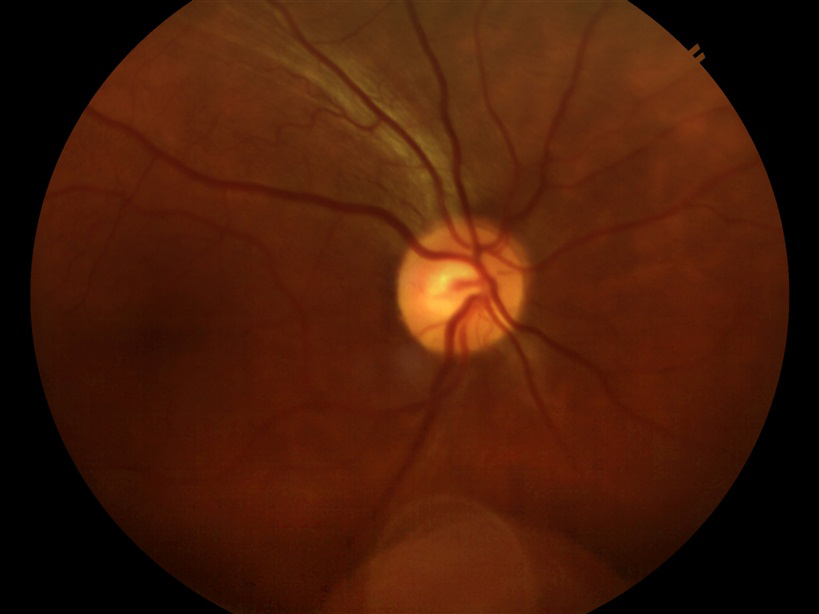
#> input picture tareas/Peorcitas/imagen1.png, 819 x 614 px, found by its file name; its folder holds only this picture in this run
$ jupyter execute Canny+CLAHE+THRES.ipynb
#> lines starting #> are read from the running program, lines starting #| are printed output that depends on the picture; after the words box and inside, x2 and y2 are one past the last pixel; in counts of white or black regions, pixels touching at a corner belong together
### ¿Qué es?
##### Es un flujo de trabajo (pipeline) de procesamiento de imágenes comúnmente utilizado en visión artificial para mejorar la detección de bordes y características en imágenes de baja calidad, con iluminación irregular o bajo contraste.

##### *CLAHE (Contrast Limited Adaptive Histogram Equalization):* Mejora el contraste local de la imagen, haciendo que las características ocultas sean más visibles sin amplificar el ruido excesivamente.
##### *Thresholding (Thres):* Binaria la imagen, convirtiéndola en blanco y negro (0 o 255) basado en un valor umbral, lo que ayuda a segmentar objetos del fondo.
##### *Canny (Canny Edge Detector):* Algoritmo avanzado que detecta los bordes de los objetos con alta precisión, reduciendo el ruido interno mediante filtros gaussianos y siguiendo contornos

[cell 1]
import os
import cv2
import numpy as np

# Directorio de entrada y salida
carpeta_imagenes = 'C:/Users/samir/OneDrive/Escritorio/Servicio/Bit-cora-de-laboratorio-Samira/tareas/Peorcitas'
carpeta_salida = r'C:\Users\samir\OneDrive\Escritorio\Servicio\Bit-cora-de-laboratorio-Samira\tareas\Salida_Canales_Completa'

# Crear la carpeta de salida si no existe
if not os.path.exists(carpeta_salida): #pregunta si existe
   os.makedirs(carpeta_salida) # si no existe la crea

# Crear un objeto CLAHE
clahe = cv2.createCLAHE(clipLimit=2.0, tileGridSize=(8, 8))

# Parámetros de Canny Edge Detection
lower_threshold = 30 # umbral bajo
upper_threshold = 70 # umbral alto

# Parámetros para Thresholding, Convierte la imagen en blanco y negro puro
umbral_min = 100  # Umbral mínimo de intensidad
umbral_max = 255  # Umbral máximo de intensidad

# Filtrar solo archivos de imagen
formatos_validos = (".jpg", ".png", ".jpeg")

# Iterar sobre todas las imágenes en la carpeta de entrada
for archivo_imagen in os.listdir(carpeta_imagenes):
    if archivo_imagen.endswith(formatos_validos):
        ruta_imagen = os.path.join(carpeta_imagenes, archivo_imagen)

        # Cargar la imagen en color
        imagen = cv2.imread(ruta_imagen)
#> imagen is the input picture: shape (614, 819, 3); mean B, G, R 8.1, 27.7, 71.6

        # Extraer solo el canal verde
        canal_verde = imagen[:, :, 1]

        # Aplicar CLAHE al canal verde, Le mejora el contraste al canal verde
        canal_verde_clahe = clahe.apply(canal_verde)

        # Aplicar thresholding sobre la imagen con CLAHE, El valor del umbral usado y La imagen resultante
        _, canal_verde_umbralizado = cv2.threshold(canal_verde_clahe, umbral_min, umbral_max, cv2.THRESH_BINARY)
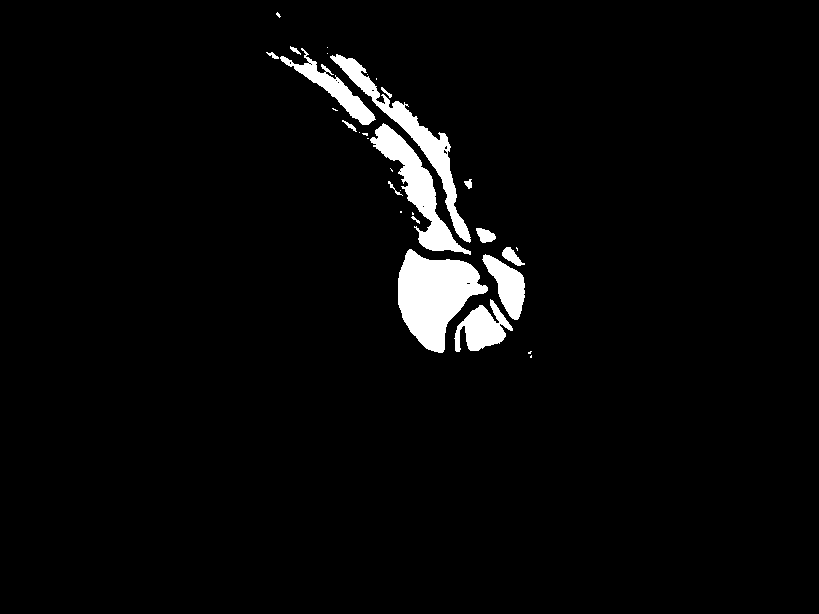
#> canal_verde_umbralizado: shape (614, 819); 3.5% white; 31 white regions (16 under 20 px), largest, box (x1, y1, x2, y2) and area: (398, 249, 488, 353) 5419, (370, 123, 471, 255) 3356, (330, 54, 471, 243) 3293

        # Aplicar Canny Edge Detection al canal verde con CLAHE,
        # Esto intenta resaltar los contornos, por ejemplo los bordes de vasos
        edges = cv2.Canny(canal_verde_umbralizado, lower_threshold, upper_threshold)
#> edges: shape (614, 819); 0.53% white in thin lines or dots, all inside (x1, y1, x2, y2) = (266, 12, 532, 358)

        # Convertir la imagen de bordes a BGR para combinarla con las otras
        edges_bgr = cv2.cvtColor(edges, cv2.COLOR_GRAY2BGR) # edges está en una sola capa (grises)
        # Pero la imagen original tiene 3 canales (BGR).Para poder unirlas bien con np.hstack, todas deben tener la misma forma
        # Entonces conviertes la imagen de grises a “falso color” BGR

        # Convertir el canal verde CLAHE a BGR para visualizarlo
        clahe_imagen_bgr = cv2.cvtColor(canal_verde_clahe, cv2.COLOR_GRAY2BGR)

        # Convertir el canal verde umbralizado a BGR para visualizarlo
        umbralizado_imagen_bgr = cv2.cvtColor(canal_verde_umbralizado, cv2.COLOR_GRAY2BGR)

        # Agregar el nombre en la imagen original
        cv2.putText(imagen, 'Original: ' + archivo_imagen, (10, 30), cv2.FONT_HERSHEY_SIMPLEX, 1, (255, 255, 255), 2)
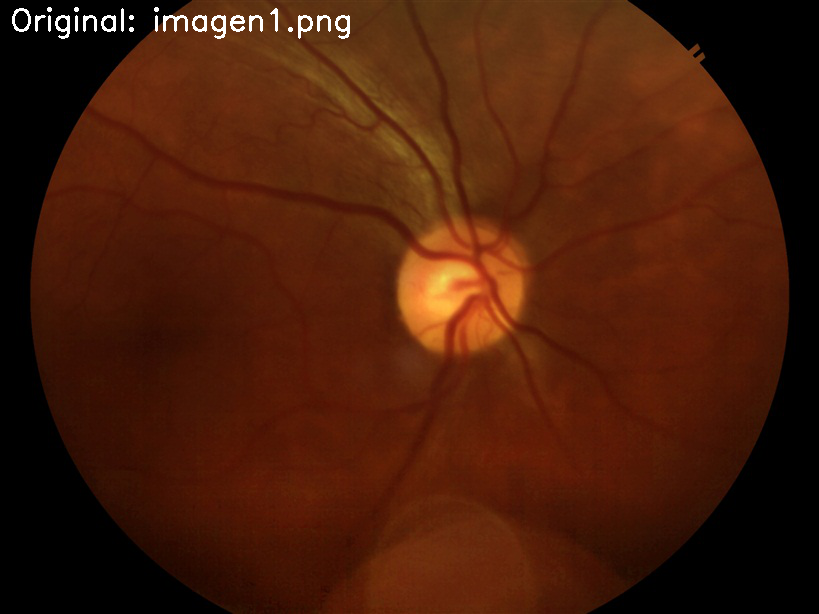
#> imagen: shape (614, 819, 3); 0.46% of pixels changed, all inside (x1, y1, x2, y2) = (12, 7, 350, 39)

        # Agregar el nombre en la imagen CLAHE del canal verde
        cv2.putText(clahe_imagen_bgr, 'CLAHE (Verde): ' + archivo_imagen, (10, 30), cv2.FONT_HERSHEY_SIMPLEX, 1, (255, 255, 255), 2)
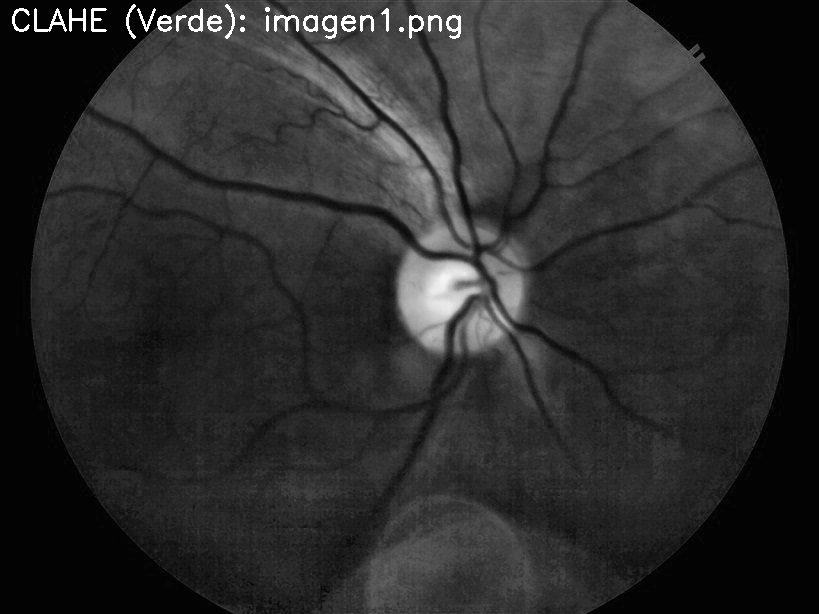
#> clahe_imagen_bgr: shape (614, 819, 3); min 2, max 255, mean 43.8

        # Agregar el nombre en la imagen umbralizada
        cv2.putText(umbralizado_imagen_bgr, 'Umbralizado (Verde CLAHE): ' + archivo_imagen, (10, 30), cv2.FONT_HERSHEY_SIMPLEX, 1, (255, 255, 255), 2)

        # Agregar el nombre en la imagen de bordes
        cv2.putText(edges_bgr, 'Canny (Verde Umbralizado): ' + archivo_imagen, (10, 30), cv2.FONT_HERSHEY_SIMPLEX, 1, (255, 255, 255), 2)
#> edges_bgr: shape (614, 819, 3); 1.4% white in thin lines or dots, all inside (x1, y1, x2, y2) = (12, 4, 667, 358)

        # Combinar la imagen original, CLAHE del canal verde, umbralizado y bordes horizontalmente
        imagen_combined = np.hstack((imagen, clahe_imagen_bgr, umbralizado_imagen_bgr, edges_bgr))

        # Guardar la imagen combinada en la carpeta de salida
        salida_path = os.path.join(carpeta_salida, f"comparacion_verde_{archivo_imagen}")
        cv2.imwrite(salida_path, imagen_combined)
        print(f"Imagen combinada guardada en: {salida_path}")

print("Procesamiento de imágenes completado.")

[cell 2]
# Crear la carpeta de salida si no existe
if not os.path.exists(carpeta_salida):
   os.makedirs(carpeta_salida)

# Crear un objeto CLAHE
clahe = cv2.createCLAHE(clipLimit=2.0, tileGridSize=(8, 8))

# Parámetros de Canny Edge Detection
lower_threshold = 30
upper_threshold = 70

# Parámetros para Thresholding
umbral_min = 100  # Umbral mínimo de intensidad
umbral_max = 255  # Umbral máximo de intensidad

# Filtrar solo archivos de imagen
formatos_validos = (".jpg", ".png", ".jpeg")

# Iterar sobre todas las imágenes en la carpeta de entrada
for archivo_imagen in os.listdir(carpeta_imagenes):
    if archivo_imagen.endswith(formatos_validos):
        ruta_imagen = os.path.join(carpeta_imagenes, archivo_imagen)

        # Cargar la imagen en color
        imagen = cv2.imread(ruta_imagen)

        # Extraer solo el canal azul
        canal_azul = imagen[:, :, 0]

        # Aplicar CLAHE al canal azul
        canal_azul_clahe = clahe.apply(canal_azul)

        # Aplicar thresholding sobre la imagen con CLAHE
        _, canal_azul_umbralizado = cv2.threshold(canal_azul_clahe, umbral_min, umbral_max, cv2.THRESH_BINARY)
#> canal_azul_umbralizado: shape (614, 819); 0.48% white; 10 white regions (9 under 20 px), largest, box (x1, y1, x2, y2) and area: (406, 262, 475, 321) 2379

        # Aplicar Canny Edge Detection al canal azul con CLAHE
        edges = cv2.Canny(canal_azul_umbralizado, lower_threshold, upper_threshold)
#> edges: shape (614, 819); 0.07% white in thin lines or dots, all inside (x1, y1, x2, y2) = (405, 262, 477, 322)

        # Convertir la imagen de bordes a BGR para combinarla con las otras
        edges_bgr = cv2.cvtColor(edges, cv2.COLOR_GRAY2BGR)

        # Convertir el canal azul CLAHE a BGR para visualizarlo
        clahe_imagen_bgr = cv2.cvtColor(canal_azul_clahe, cv2.COLOR_GRAY2BGR)

        # Convertir el canal azul umbralizado a BGR para visualizarlo
        umbralizado_imagen_bgr = cv2.cvtColor(canal_azul_umbralizado, cv2.COLOR_GRAY2BGR)

        # Agregar el nombre en la imagen original
        cv2.putText(imagen, 'Original: ' + archivo_imagen, (10, 30), cv2.FONT_HERSHEY_SIMPLEX, 1, (255, 255, 255), 2)

        # Agregar el nombre en la imagen CLAHE del canal azul
        cv2.putText(clahe_imagen_bgr, 'CLAHE (Azul): ' + archivo_imagen, (10, 30), cv2.FONT_HERSHEY_SIMPLEX, 1, (255, 255, 255), 2)
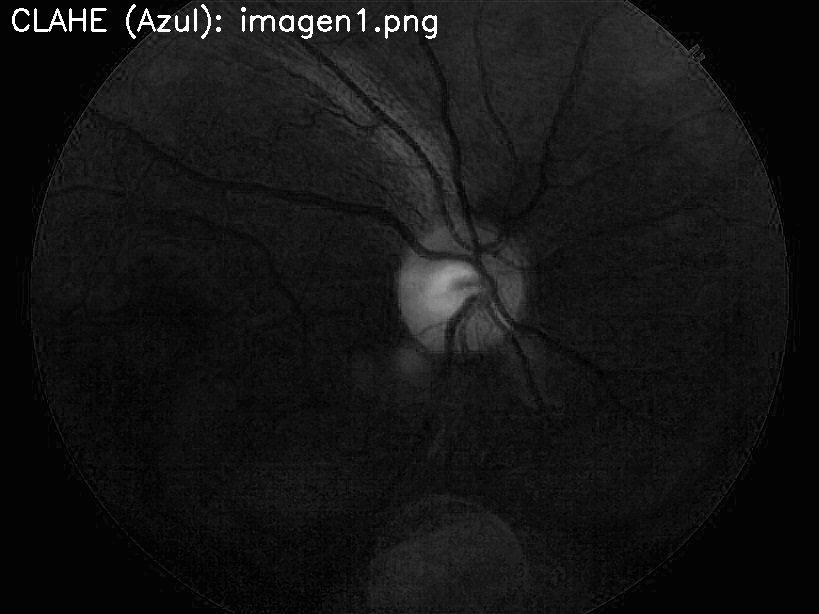
#> clahe_imagen_bgr: shape (614, 819, 3); min 1, max 255, mean 20.6

        # Agregar el nombre en la imagen umbralizada
        cv2.putText(umbralizado_imagen_bgr, 'Umbralizado (Azul CLAHE): ' + archivo_imagen, (10, 30), cv2.FONT_HERSHEY_SIMPLEX, 1, (255, 255, 255), 2)
#> umbralizado_imagen_bgr: shape (614, 819, 3); 1.3% white; 46 white regions (9 under 20 px), largest, box (x1, y1, x2, y2) and area: (406, 262, 475, 321) 2379, (335, 8, 368, 32) 248, (35, 15, 60, 32) 187

        # Agregar el nombre en la imagen de bordes
        cv2.putText(edges_bgr, 'Canny (Azul Umbralizado): ' + archivo_imagen, (10, 30), cv2.FONT_HERSHEY_SIMPLEX, 1, (255, 255, 255), 2)
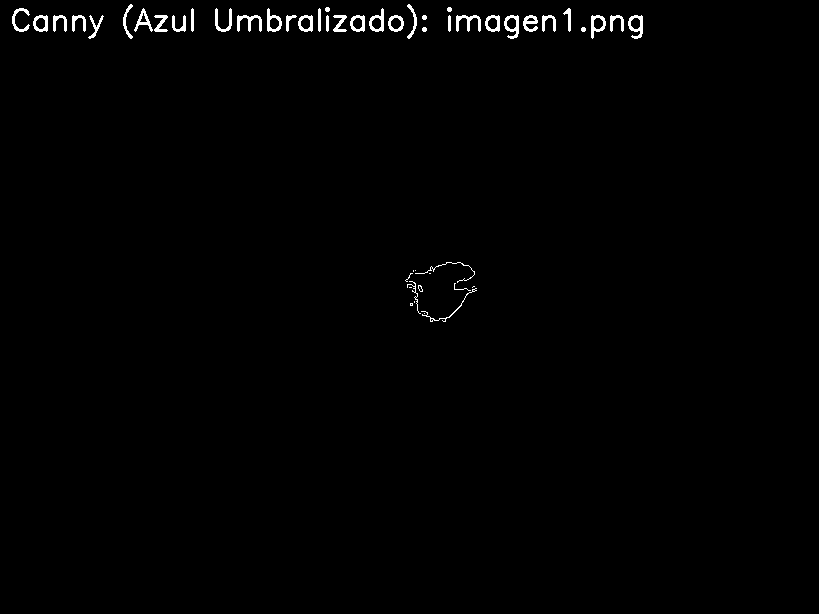
#> edges_bgr: shape (614, 819, 3); 0.89% white; 51 white regions (10 under 20 px), largest, box (x1, y1, x2, y2) and area: (237, 15, 262, 32) 187, (456, 15, 481, 32) 187, (504, 15, 519, 39) 178

        # Combinar la imagen original, CLAHE del canal verde, umbralizado y bordes horizontalmente
        imagen_combined = np.hstack((imagen, clahe_imagen_bgr, umbralizado_imagen_bgr, edges_bgr))
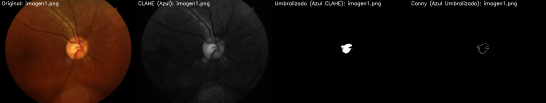
#> imagen_combined: shape (614, 3276, 3) (shown at 1/6 size); mean B, G, R 8.9, 13.8, 24.7

        # Guardar la imagen combinada en la carpeta de salida
        salida_path = os.path.join(carpeta_salida, f"comparacion_azul_{archivo_imagen}")
        cv2.imwrite(salida_path, imagen_combined)
        print(f"Imagen combinada guardada en: {salida_path}")

print("Procesamiento de imágenes completado.")

[cell 3]
# Crear un objeto CLAHE
clahe = cv2.createCLAHE(clipLimit=2.0, tileGridSize=(8, 8))

# Parámetros de Canny Edge Detection
lower_threshold = 30
upper_threshold = 70

# Parámetros para Thresholding
umbral_min = 100  # Umbral mínimo de intensidad
umbral_max = 255  # Umbral máximo de intensidad

# Filtrar solo archivos de imagen
formatos_validos = (".jpg", ".png", ".jpeg")

# Iterar sobre todas las imágenes en la carpeta de entrada
for archivo_imagen in os.listdir(carpeta_imagenes):
    if archivo_imagen.endswith(formatos_validos):
        ruta_imagen = os.path.join(carpeta_imagenes, archivo_imagen)

        # Cargar la imagen en color
        imagen = cv2.imread(ruta_imagen)

        # Extraer solo el canal rojo
        canal_rojo = imagen[:, :, 2]

        # Aplicar CLAHE al canal rojo
        canal_rojo_clahe = clahe.apply(canal_rojo)

        # Aplicar thresholding sobre la imagen con CLAHE
        _, canal_rojo_umbralizado = cv2.threshold(canal_rojo_clahe, umbral_min, umbral_max, cv2.THRESH_BINARY)
#> canal_rojo_umbralizado: shape (614, 819); 36.3% white; 776 white regions (714 under 20 px), largest, box (x1, y1, x2, y2) and area: (89, 0, 781, 614) 146771, (165, 350, 408, 545) 14740, (149, 160, 330, 302) 6688

        # Aplicar Canny Edge Detection al canal rojo con CLAHE
        edges = cv2.Canny(canal_rojo_umbralizado, lower_threshold, upper_threshold)
#> edges: shape (614, 819); 5.2% white in thin lines or dots

        # Convertir la imagen de bordes a BGR para combinarla con las otras
        edges_bgr = cv2.cvtColor(edges, cv2.COLOR_GRAY2BGR)
#> edges_bgr: shape (614, 819, 3); 5.2% white in thin lines or dots

        # Convertir el canal rojo CLAHE a BGR para visualizarlo
        clahe_imagen_bgr = cv2.cvtColor(canal_rojo_clahe, cv2.COLOR_GRAY2BGR)

        # Convertir el canal rojo umbralizado a BGR para visualizarlo
        umbralizado_imagen_bgr = cv2.cvtColor(canal_rojo_umbralizado, cv2.COLOR_GRAY2BGR)

        # Agregar el nombre en la imagen original
        cv2.putText(imagen, 'Original: ' + archivo_imagen, (10, 30), cv2.FONT_HERSHEY_SIMPLEX, 1, (255, 255, 255), 2)

        # Agregar el nombre en la imagen CLAHE del canal rojo
        cv2.putText(clahe_imagen_bgr, 'CLAHE (Rojo): ' + archivo_imagen, (10, 30), cv2.FONT_HERSHEY_SIMPLEX, 1, (255, 255, 255), 2)
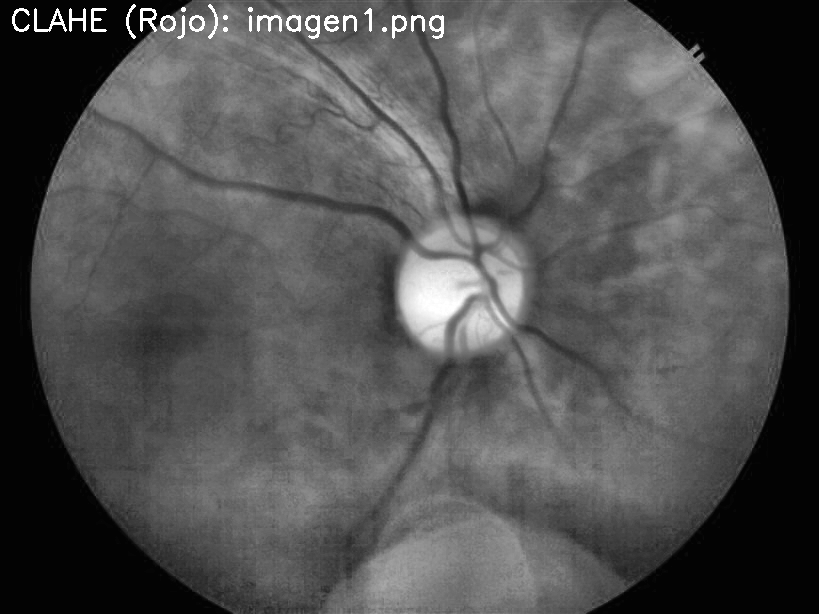
#> clahe_imagen_bgr: shape (614, 819, 3); min 2, max 255, mean 81.5

        # Agregar el nombre en la imagen umbralizada
        cv2.putText(umbralizado_imagen_bgr, 'Umbralizado (Rojo CLAHE): ' + archivo_imagen, (10, 30), cv2.FONT_HERSHEY_SIMPLEX, 1, (255, 255, 255), 2)
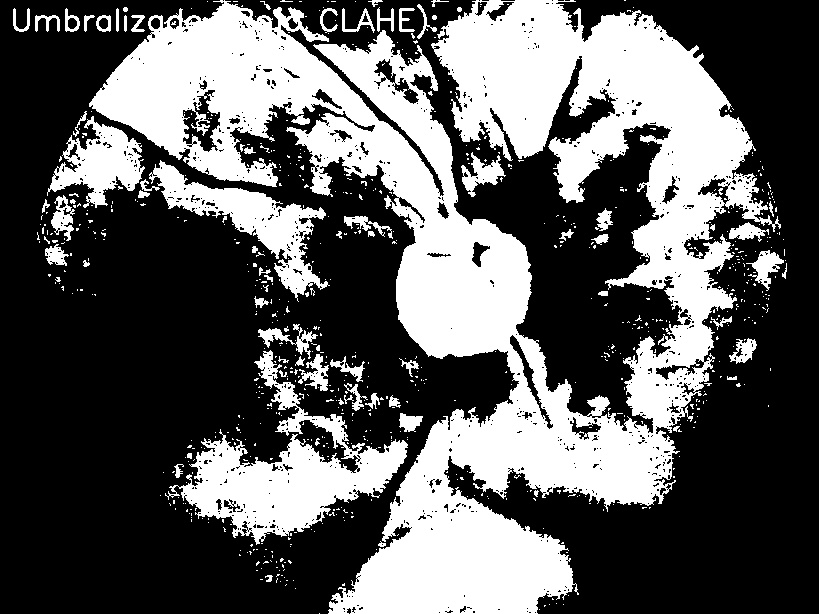
#> umbralizado_imagen_bgr: shape (614, 819, 3); 36.8% white; 773 white regions (697 under 20 px), largest, box (x1, y1, x2, y2) and area: (89, 0, 781, 614) 147985, (165, 350, 408, 545) 14740, (149, 160, 330, 302) 6688

        # Agregar el nombre en la imagen de bordes
        cv2.putText(edges_bgr, 'Canny (Rojo Umbralizado): ' + archivo_imagen, (10, 30), cv2.FONT_HERSHEY_SIMPLEX, 1, (255, 255, 255), 2)
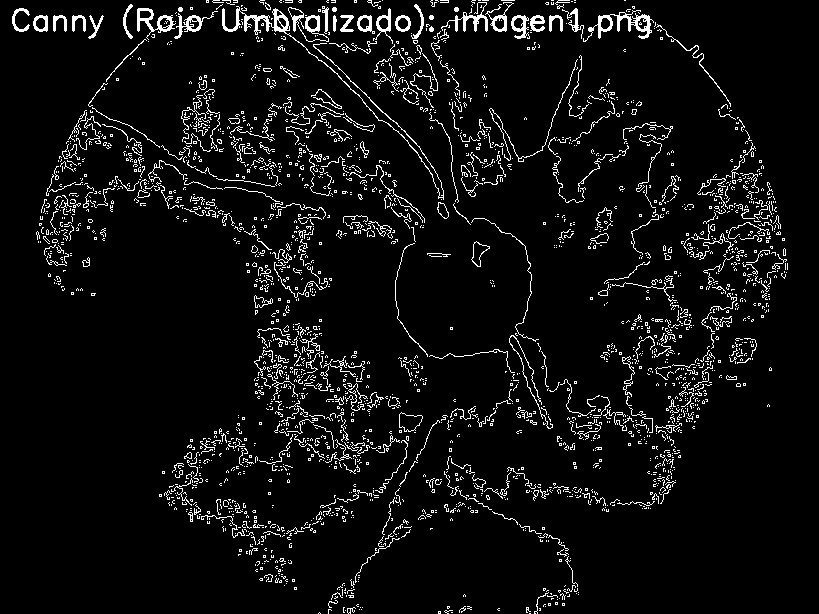
#> edges_bgr: shape (614, 819, 3); 5.9% white in thin lines or dots

        # Combinar la imagen original, CLAHE del canal rojo, umbralizado y bordes horizontalmente
        imagen_combined = np.hstack((imagen, clahe_imagen_bgr, umbralizado_imagen_bgr, edges_bgr))
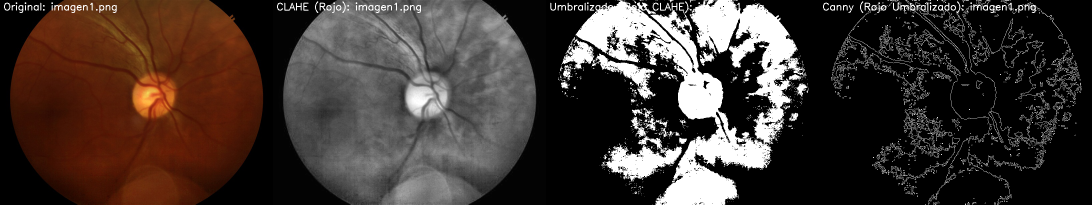
#> imagen_combined: shape (614, 3276, 3) (shown at 1/3 size); mean B, G, R 49.9, 54.8, 65.8

        # Guardar la imagen combinada en la carpeta de salida
        salida_path = os.path.join(carpeta_salida, f"comparacion_rojo_{archivo_imagen}")
        cv2.imwrite(salida_path, imagen_combined)
        print(f"Imagen combinada guardada en: {salida_path}")

print("Procesamiento de imágenes completado.")
